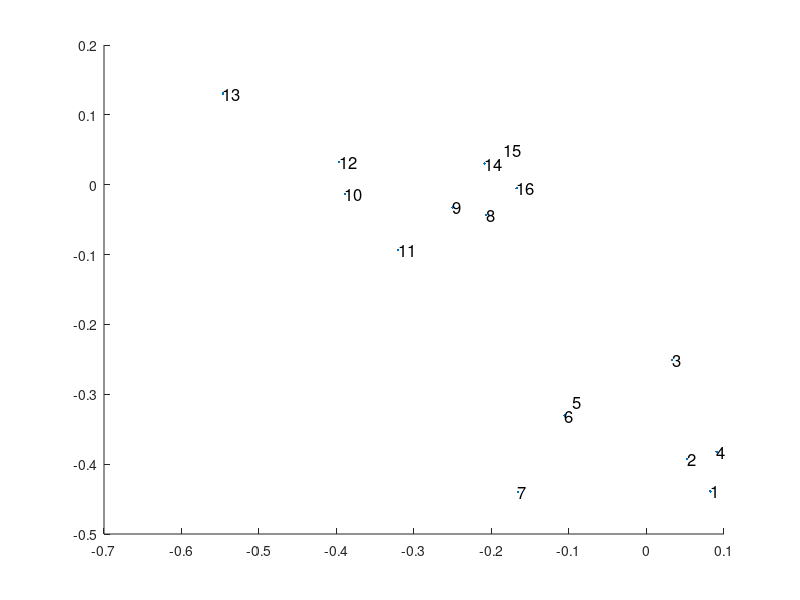

Write the MATLAB code that produced this figure.
%description of the data: M(i,j) = attribute i, animal j   
%i=1:13

%j=1:16
%Dove 	 
%Hen 	 
%Duck 	 
%Goose 	 
%Owl 	 
%Hawk 	 
%Eagle 	 
%Fox 	 
%Dog 	 
%Wolf 	 
%Cat 	 
%Tiger 	 
%Lion 	 
%Horse 	 
%Zebra 	 
%Cow

%rows: 
%small size
%medium size
%large size
%2 legs
%4 legs
%hair
%hooves
%mane
%feathers
%hunts
%runs
%flys
%swims

%the number one indicates that animal j possesses attribute i and zero indicates it does not.

X = [1 	1 	1 	1 	1 	1 	0 	0 	0 	0 	1 	0 	0 	0 	0 	0;
0 	0 	0 	0 	0 	0 	1 	1 	1 	1 	0 	0 	0 	0 	0 	0;
0 	0 	0 	0 	0 	0 	0 	0 	0 	0 	0 	1 	1 	1 	1 	1;
1 	1 	1 	1 	1 	1 	1 	0 	0 	0 	0 	0 	0 	0 	0 	0;
0 	0 	0 	0 	0 	0 	0 	1 	1 	1 	1 	1 	1 	1 	1 	1;
0 	0 	0 	0 	0 	0 	0 	1 	1 	1 	1 	1 	1 	1 	1 	1;
0 	0 	0 	0 	0 	0 	0 	0 	0 	0 	0 	0 	0 	1 	1 	1;
0 	0 	0 	0 	0 	0 	0 	0 	0 	1 	0 	0 	1 	1 	1 	0;
1 	1 	1 	1 	1 	1 	1 	0 	0 	0 	0 	0 	0 	0 	0 	0;
0 	0 	0 	0 	1 	1 	1 	1 	0 	1 	1 	1 	1 	0 	0 	0;
0 	0 	0 	0 	0 	0 	0 	0 	1 	1 	0 	1 	1 	1 	1 	0;
1 	0 	0 	1 	1 	1 	1 	0 	0 	0 	0 	0 	0 	0 	0 	0;
0 	0 	1 	1 	0 	0 	0 	0 	0 	0 	0 	0 	0 	0 	0 	0];

p = length(X);

%define epsilon
epsilon = 100;



%create neighbor matrix
for i=1:p
    for j=1:p
        x = norm(X(:,i)-X(:,j))^2;
        if x <= epsilon
            Nbr(i,j) = 1;
        else
            Nbr(i,j) = 0;
        end
    end
end

%create c and ci (the inverses of the elements of c)
for i=1:p
    for j=1:p
        for k=1:p
            c(j,k,i) = ((X(:,i) - X(:,j))'*(X(:,i) - X(:,k)));
        end
    end
end

for i=1:p
    k = find(Nbr(i,:));
    WhtT = pinv(c(k,:,i))*ones(length(k),1);
    Wht = WhtT';
    for j=1:p
        if norm(Wht) ~= 0
            W(i,j) = Wht(j)/norm(Wht);
        else
            W(i,j) = 0;
        end
    end
    clear 'Wht' 'WhtT' 'k';
end



M = (eye(p)-W)'*(eye(p)-W);

[Yt,Lambda] = eig(M);

%%%%%%%%%%%%%%%%%%%
%FIX! deal with evals
%%%%%%%%%%%%%%%%

Y = Yt';

hold
scatter(Y(1,:),Y(2,:),'.');
for i=1:p
    if i ==15
        text(Y(1,i)+.025,Y(2,i)+.02,num2str(i),'FontSize', 12)
    elseif i ==5
        text(Y(1,i)+.01,Y(2,i)+.02,num2str(i),'FontSize', 12)    
    else
        text(Y(1,i),Y(2,i),num2str(i),'FontSize', 12);
    end
end


